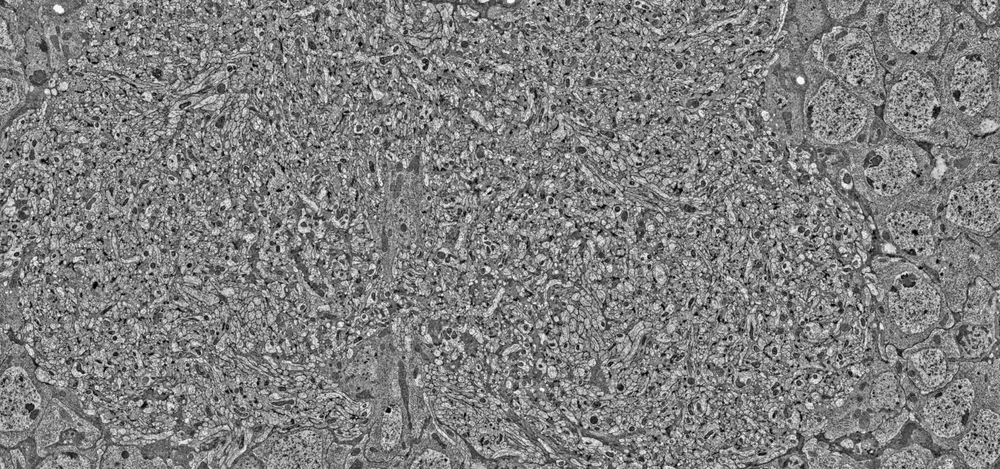
#> input picture images/no_noise.png, 1000 x 469 px, shrunk from 2560 x 1200 before the run
$ python intelligent_correction.py
#> lines starting #> are read from the running program, lines starting #| are printed output that depends on the picture
import numpy as np
from matplotlib import pyplot as plt
from scipy.ndimage import imread
from skimage import exposure, img_as_float
from PIL import Image
from scipy import stats, optimize


DEFAULT_NOISE_DIST = lambda b: stats.beta(1, b)
DEFAULT_REAL_DIST = stats.norm


def imsave2(path, img):
    """
    Save greyscale array without reducing intensity.

    :param path: Path at which to save the image
    :param img: Greyscale image array
    :return: None
    """
    stacked = np.stack([img, img, img], axis=2)
    scaled = (((stacked - stacked.min()) / (stacked.max() - stacked.min())) * 255.9).astype(np.uint8)
    image = Image.fromarray(scaled)
    image.save(path)


def noise_pdf(data, *params, noise_dist=DEFAULT_NOISE_DIST):
    """
    Probability density function of pixels being 'black noise' artifacts based on their intensity value.

    :param data: Array of pixel intensities
    :param params: noise_shape, real_loc, real_scale, noise_prop
    :param noise_dist: Underlying distribution constructor reference
    :return: Probabilities of pixels being black noise
    """
    noise_shape, real_loc, real_scale, noise_prop = params

    #bounds
    if any([noise_shape < 0, noise_prop < 0, noise_prop > 1]):
        return np.inf

    p_noise = noise_dist(noise_shape).pdf(data/256) * noise_prop  # todo: remove /256 if not using beta
    # p_noise = noise_dist(noise_shape).pdf(data) * noise_prop

    return p_noise


def real_pdf(data, *params, real_dist=DEFAULT_REAL_DIST):
    """
    Probability density function of pixels being actual data based on their intensity value.

    :param data: Array of pixel intensities
    :param params: noise_shape, real_loc, real_scale, noise_prop
    :param real_dist: Underlying distribution constructor reference
    :return: Probabilities of pixels being real data
    """
    noise_shape, real_loc, real_scale, noise_prop = params

    if any([real_loc < 0, real_scale < 0]):
        return np.inf

    if isinstance(real_dist, stats.rv_continuous):
        return real_dist(real_loc, real_scale).pdf(data) * (1 - noise_prop)
    else:
        return real_dist(real_loc, real_scale).pmf(data) * (1 - noise_prop)


def summed_pdf(data, *params, noise_dist=DEFAULT_NOISE_DIST, real_dist=DEFAULT_REAL_DIST):
    """
    Probability density function of pixels being from the data + the weighted sum of real and noise PDFs.

    :param data: Array of pixel intensities
    :param params: noise_shape, real_loc, real_scale, noise_prop
    :param noise_dist: Underlying distribution constructor reference
    :param real_dist: Underlying distribution constructor reference
    :return: Probabilities of pixels being data
    """
    return noise_pdf(data, *params, noise_dist=noise_dist) + real_pdf(data, *params, real_dist=real_dist)


def find_switch(params, noise_certainty=0.5, noise_dist=DEFAULT_NOISE_DIST, real_dist=DEFAULT_REAL_DIST):
    """
    Find the x value at which pixels are more likely to be black noise than real data

    :param params: noise_shape, real_loc, real_scale, noise_prop
    :param noise_certainty: Required confidence that a pixel is noise (e.g. 0.9 finds the x value where there is a 90%
    certainty that the pixel is black noise)
    :param noise_dist: Underlying distribution constructor reference
    :param real_dist: Underlying distribution constructor reference
    :return: Switch point
    """
    diff = noise_pdf(np.arange(256), *list(params), noise_dist=noise_dist) * (1-noise_certainty) \
           - real_pdf(np.arange(256), *list(params), real_dist=real_dist) * noise_certainty
    try:
        return np.argwhere(diff > 0).max()
    except ValueError:
        return 0


def cost(params, x, y):
    """
    Mean squared error of model given by params compared to real x, y data

    :param params: noise_shape, real_loc, real_scale, noise_prop
    :param x: Pixel intensity values
    :param y: Proportion of pixels at this value
    :return: MSE
    """
    model_y = summed_pdf(x, *list(params))
    return np.mean(np.square(model_y - y))


def collapse_data(x, bins=256):
    """
    Get normalised histogram of all values in array

    :param x: array of pixel intensity values
    :param bins: number of bins in histogram
    :return: x, y values of histogram
    """
    h, edges = np.histogram(x, bins=bins)
    mids = np.stack((edges[:-1], edges[1:]), axis=0).mean(axis=0)

    return mids, h/h.sum()


def plot_fit(img, ax, label='', c='r'):
    """


    :param img: 2D array of pixel intensities making up an image
    :param ax: axis object to which lines should be added
    :param label: label to apply to all lines associated with this image
    :param c: colour
    :return: optimal PDF fitting parameters in this image
    """
    x, y = collapse_data(img.ravel())
    # optim_params = optimize.minimize(cost, p0, args=(x, y), bounds=[(1, None), (0, None), (0, None), (0, 1)]).x
    optim_params, _ = optimize.curve_fit(summed_pdf, x, y, p0)

    ax.plot(x, y, c=c, label=label + ' real')
    ax.plot(x, summed_pdf(x, *optim_params), c=c, linestyle='--', label=label + ' fitted')
    # ax.plot(x, summed_cdf(x, *p0), c='k', label='starting_params')

    noise_certainty = 0.9
    switch_point = find_switch(optim_params, noise_certainty=noise_certainty)
    ax.axvline(switch_point, color=c, label=label + ' switch point ($p={}$)'.format(noise_certainty))

    ax.plot(x, real_pdf(x, *optim_params), c=c, linestyle=':', label=label + ' denoised')

    return optim_params


if __name__ == '__main__':
    nonoise_arr = imread('images/no_noise.png', flatten=True).astype(np.uint16)
#> nonoise_arr: shape (469, 1000) uint16; min 0, max 255, mean 127.1
    noise_arr = imread('images/noise.png', flatten=True).astype(np.uint16)
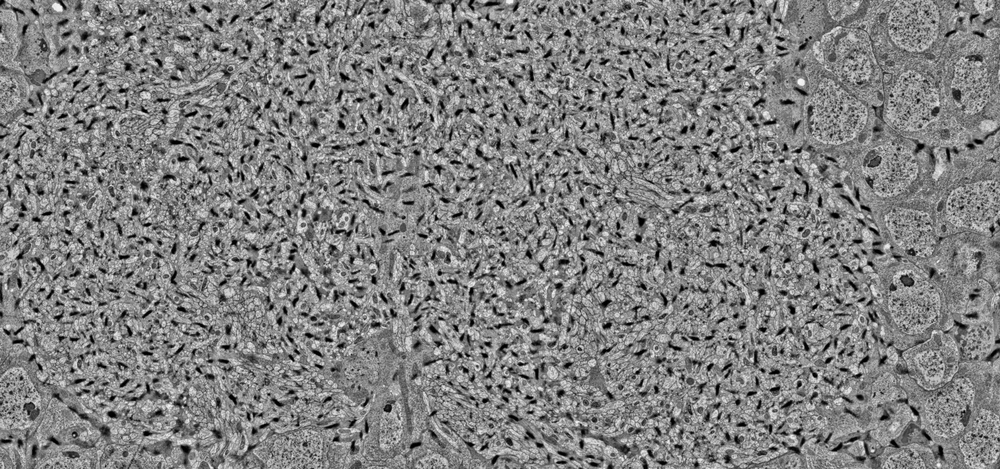
#> input picture images/noise.png, 1000 x 469 px, shrunk from 2560 x 1200 before the run
#> noise_arr: shape (469, 1000) uint16; min 0, max 252, mean 129.2

    p0 = (10, 127, 44, 0.1)

    fig, ax = plt.subplots()

    noise_params = plot_fit(noise_arr, ax, label='noise', c='r')
#> in collapse_data, `h, edges = np.histogram(x, bins=bins)`: h = 256 values, max 5151 at index 139, min 0 at index 63, mean 1832; edges = 257 values from 0 to 252
#> in collapse_data, `mids = np.stack((edges[:-1], edges[1:]), axis=0).mean(axis=0)`: mids = 256 values from 0.492 to 251.5
#> in plot_fit, `x, y = collapse_data(img.ravel())`: y = 256 values, max 0.011 at index 139, min 0 at index 63, mean 0.00391
#> in plot_fit, `optim_params, _ = optimize.curve_fit(summed_pdf, x, y, p0)`: optim_params = [9.21, 136.7, 37.28, 0.000192]
#> in find_switch, `diff = noise_pdf(np.arange(256), *list(params), noise_dist=noise_dist)..`: diff = 256 values, max 0.000166 at index 0, min -0.00963 at index 137, mean -0.00349
#> in plot_fit, `switch_point = find_switch(optim_params, noise_certainty=noise_certain..`: switch_point = 22
#> noise_params = [9.21, 136.7, 37.28, 0.000192]
    nonoise_params = plot_fit(nonoise_arr, ax, label='no noise', c='b')
#> nonoise_params = [2.73, 127.4, 41.3, 1.08e-11]

    plt.legend()

    plt.show()
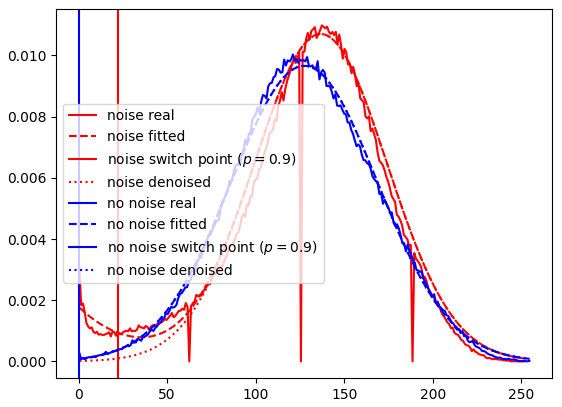
#> figure drawn by matplotlib, 1 panel; curve peaks at x = 137.3, y = 0.011; curve peaks at x = 136.3, y = 0.0107
    print('done')
